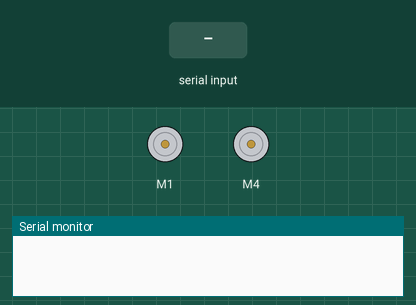
Recording of a sketch running on a simulated ESP32. On the bench: 2 × DC motor (green arrow = forward, orange = backward, longer = faster), the last lines printed to the serial monitor. The inputs (shaded band) are chosen by the test bench. Nothing arrives over Bluetooth unless stated.

Above: at 1.2 s.
1.3 s: "1" received over the second serial link
At 2.2 s:
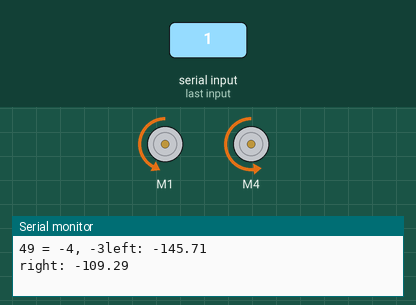
2.8 s: "0" received over the second serial link
At 3.3 s:
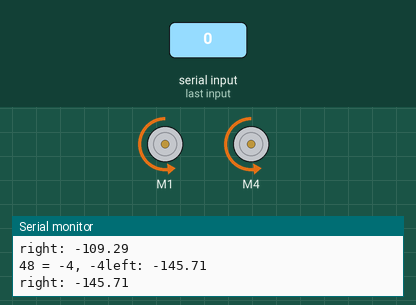
4.3 s: "2" received over the second serial link
At 5.7 s:
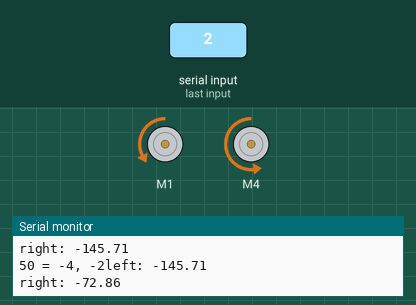
Timing chart, 0 to 7.3 s (numbered marks = the images above; inputs shaded):
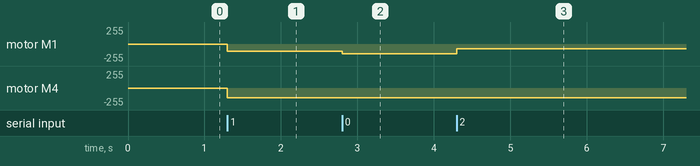

Measured:
- after the input at 1.3 s, motor M1: stopped → backward 109/255 at once; motor M4: stopped → backward 145/255 at once
- after the input at 2.8 s, motor M1: backward 109/255 → backward 145/255 at once
- after the input at 4.3 s, motor M1: backward 145/255 → backward 72/255 at once

The sketch:

egen310Arduino2.ino
```cpp
#include <Wire.h>
#include <Adafruit_MotorShield.h>
#include "BluetoothSerial.h"

Adafruit_MotorShield AFMS = Adafruit_MotorShield();

Adafruit_DCMotor *rightMotor = AFMS.getMotor(1);
Adafruit_DCMotor *leftMotor = AFMS.getMotor(4);

BluetoothSerial SerialBT;

void setup() {
  // put your setup code here, to run once:
  SerialBT.begin("Tiger");
  Serial.begin(250000);

  AFMS.begin();

  rightMotor->setSpeed(150);
  rightMotor->run(FORWARD);
  rightMotor->run(RELEASE);
  leftMotor->setSpeed(150);
  leftMotor->run(FORWARD);
  leftMotor->run(RELEASE);
  // turn on motor

}

void loop() {

  char received = 225;
  if (SerialBT.available()) {
    received = SerialBT.read();

    if (received >= 0 && received <= 224) {
      int i = (int)received;
      int x = i / 15 - 7;
      int y = i % 15 - 7;
      Serial.print(i);
      Serial.print(" = ");
      Serial.print(x);
      Serial.print(", ");
      Serial.print(y);
      float leftSpeed = x / 7.0 * 255;
      float rightSpeed = y / 7.0 * 255;
      Serial.print("left: ");
      Serial.println(leftSpeed);
      Serial.print("right: ");
      Serial.println(rightSpeed);
      if (rightSpeed < 0) {
        rightMotor->setSpeed(-rightSpeed);
        rightMotor->run(BACKWARD);
      } else if (rightSpeed > 0) {
        rightMotor->setSpeed(rightSpeed);
        rightMotor->run(FORWARD);
      } else if (rightSpeed == 0) {
        rightMotor->run(RELEASE);
      }
      if (leftSpeed < 0) {
        leftMotor->setSpeed(-leftSpeed);
        leftMotor->run(BACKWARD);
      } else if (leftSpeed > 0) {
        leftMotor->setSpeed(leftSpeed);
        leftMotor->run(FORWARD);
      } else if (leftSpeed == 0) {
        leftMotor->run(RELEASE);
      }
    }
  }
}
```
